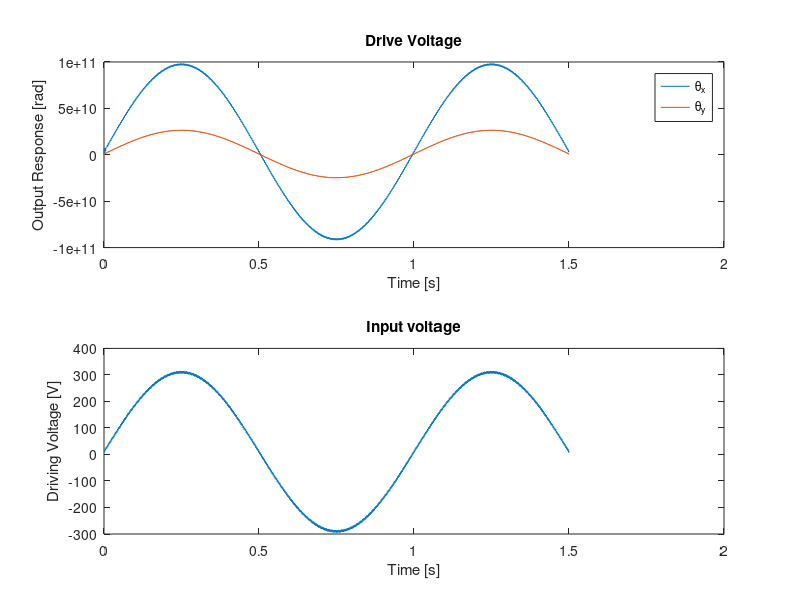
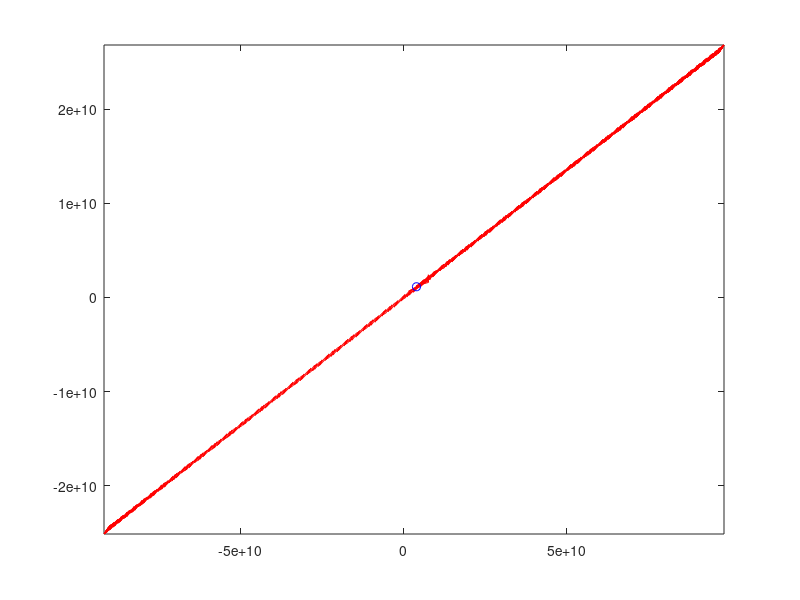

Write MATLAB code to recreate these figures, in order.
% Title: Static MEMS Simulation Using State Space
% Filename: linear_sim.m
% Author: Ioan Assenov
%
% Description: This script is the precursor to linear_sim_app.m. It was
% used to establish a quick and accurate solution to the linear model of
% the MEMS mirror before being turned into an interactive app.

clear; close all;

% ---------------- Geometry & gain & constant definitions -----------------

% Define control constants
Vdc = 10; % DC voltage
Vacx = 300; % AC voltage component in x direction
Vacy = 5; % AC voltage component in y direction
fx = 1;  % frequency in x direction (Hz)
fy = 300;  % frequency in y direction (Hz)
phiy = pi/4; % phase shift in y direction
tEnd = 1.5;  % Final time to model until [s]
t = 0:0.001:tEnd; % time vector from 0 to 1 second with 1 ms interval

% Mirror geometry
a = 600e-6/2; % Length of semi-major axis [m]
b = 400e-6/2; % Length of semi-minor axis [m]
h = 20e-6;    % Mirror thickness [m]
V = pi*a*b*h; % Volume of mirror [m^3]

% Define mirror properties
rho = 2300;  % Density of silicon [kg/m^3]
m = rho * V; % Mass [kg];
% Mass moment of inertia about each axis [kg*m^2]
Jx = (1/4) * m * a^2 + (1/12) * m * b^2; % Minor axis
Jy = (1/4) * m * b^2 + (1/12) * m * a^2; % Major axis
% Stiffness and damping properties
zeta = 0.05; % damping ratio estimate
kx = (600*2*pi)^2*Jx;   % spring constant in x direction
ky = (1400*2*pi)^2*Jy;  % spring constant in y direction
cx = 2*zeta*sqrt(kx*Jx);% damping coefficient in x direction
cy = 2*zeta*sqrt(ky*Jy);% damping coefficient in y direction
% Drive voltage (input) gains
gx = 1;
gy = gx;

% ----------------------- Input voltage definition ------------------------

% Drive voltage definition
Vdrive = Vdc + Vacx .* sin(2*pi*fx*t) + Vacy .* sin(2*pi*fy*t + phiy);


% ------------------------ State space definition -------------------------

% let x = [thetax, thetay, thetax', thetay']
A = [0, 0, 1, 0;
     0, 0, 0, 1;
     -kx/Jx, 0, -cx/Jx, 0;
     0, -ky/Jy, 0, -cy/Jy];
B = [0; 0; gx/Jx; gy/Jy];
C = [1, 0, 0, 0;
     0, 1, 0, 0];
D = 0;

sys = ss(A, B, C, D);


% ---------------------- Model for different inputs -----------------------

% Simulate the step response of the system
[yOut, tOut] = step(sys, t);

% Simulate the Vdrive response of system
[yDrive, tDrive] = lsim(sys, Vdrive, t);


% ----------------------- Plot for different inputs -----------------------

% Plot step response
% figure;
% subplot(2, 1, 1);
% plot(tOut, yOut);
% title('Step Response');
% xlabel('Time [s]'); ylabel('Output Response [rad]');
% subplot(2, 1, 2);
% plot([0, t(end)], [1, 1]);
% title('Input voltage');
% xlabel('Time [s]'); ylabel('Driving Voltage [V]');

% Plot driving voltage response
figure;
subplot(2, 1, 1);
plot(tDrive, yDrive);
title('Drive Voltage');
xlabel('Time [s]'); ylabel('Output Response [rad]');
legend('\theta_x', '\theta_y');
subplot(2, 1, 2);
plot(t, Vdrive);
title('Input voltage');
xlabel('Time [s]'); ylabel('Driving Voltage [V]');

% Plot mems mirror movement in 2D
figure;
xlabel('\theta_x'); ylabel('\theta_y');
comet(yDrive(:, 1), yDrive(:, 2));
